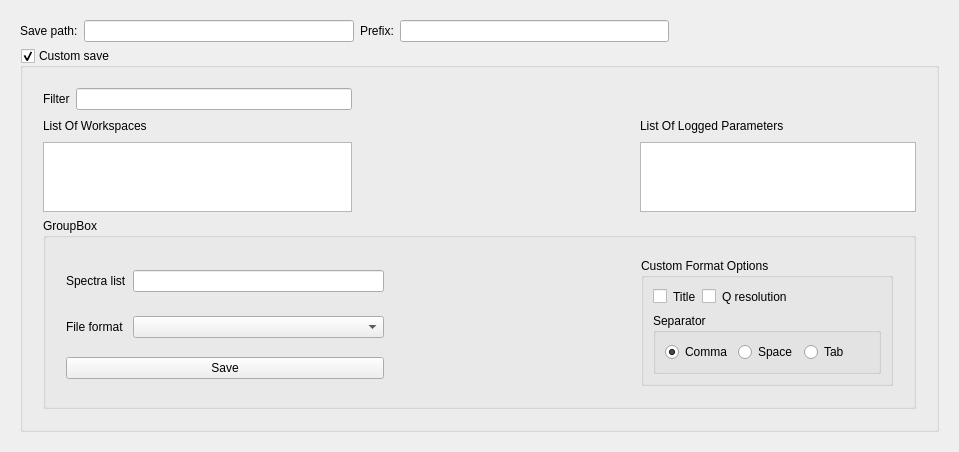
<?xml version="1.0" encoding="UTF-8"?>
<ui version="4.0">
 <class>ReflSaveTabWidget</class>
  <widget class="QWidget" name="ReflSaveTabWidget">
    <property name="geometry">
      <rect>
        <x>0</x>
        <y>0</y>
        <width>959</width>
        <height>346</height>
      </rect>
    </property>
    <property name="windowTitle">
      <string>Save ASCII</string>
    </property>
    <layout class="QVBoxLayout" name="verticalLayout">
      <property name="margin">
        <number>20</number>
      </property>
      <item>
        <layout class="QHBoxLayout" name="horizontalLayout">
          <item>
            <widget class="QLabel" name="pathLabel">
              <property name="text">
                <string>Save path:</string>
              </property>
            </widget>
          </item>
          <item>
            <widget class="QLineEdit" name="pathEdit"/>
          </item>
          <item>
            <widget class="QLabel" name="prefixLabel">
              <property name="text">
                <string>Prefix:</string>
              </property>
            </widget>
          </item>
          <item>
            <widget class="QLineEdit" name="prefixEdit"/>
          </item>
          <item>
            <spacer name="prefixSpacer">
              <property name="orientation">
                <enum>Qt::Horizontal</enum>
              </property>
              <property name="sizeHint" stdset="0">
                <size>
                  <width>20</width>
                  <height>20</height>
                </size>
              </property>
            </spacer>
          </item>
          </layout>
      </item>
      <item>
        <widget class="QGroupBox" name="customSaveGroup">
          <property name="title">
            <string>Custom save</string>
          </property>
          <property name="checkable">
            <bool>true</bool>
          </property>
          <layout class="QGridLayout" name="customSaveLayout">
            <property name="margin">
              <number>20</number>
            </property>
            <item row ="0" column="0">
            <widget class="QLabel" name="filterLabel">
              <property name="text">
                <string>Filter</string>
              </property>
            </widget>
            </item>
            <item row="0" column="1">
              <widget class="QLineEdit" name="filterEdit"/>
            </item>
            <item row="0" column="2">
              <spacer name="customSaveSpacer0">
                <property name="orientation">
                  <enum>Qt::Horizontal</enum>
                </property>
                <property name="sizeHint">
                  <size>
                    <width>20</width>
                    <height>20</height>
                  </size>
                </property>
              </spacer>
            </item>
            <item row ="1" column="0" colspan="2">
              <widget class="QLabel" name="listOfWorkspacesLabel">
                <property name="text">
                  <string>List Of Workspaces</string>
                </property>
              </widget>
            </item>
            <item row="1" column="2">
              <spacer name="customSaveSpacer1">
                <property name="orientation">
                  <enum>Qt::Horizontal</enum>
                </property>
                <property name="sizeHint">
                  <size>
                    <width>20</width>
                    <height>20</height>
                  </size>
                </property>
              </spacer>
            </item>
            <item row ="1" column="3">
              <widget class="QLabel" name="listOfLoggedParametersLabel">
                <property name="text">
                  <string>List Of Logged Parameters</string>
                </property>
              </widget>
            </item>
            <item row ="2" column="0" colspan="2">
              <widget class="QTextEdit" name="listOfWorkspacesEdit"/>
            </item>
            <item row="2" column="2">
              <spacer name="customSaveSpacer3">
                <property name="orientation">
                  <enum>Qt::Horizontal</enum>
                </property>
                <property name="sizeHint">
                  <size>
                    <width>20</width>
                    <height>20</height>
                  </size>
                </property>
              </spacer>
            </item>
            <item row ="2" column="3">
              <widget class="QTextEdit" name="listOfLoggedParametersEdit"/>
            </item>
            <item row="3" column="0" colspan="4">
              <widget class="QGroupBox" name="groupBoxGroup">
                <property name="title">
                  <string>GroupBox</string>
                </property>
                <layout class="QGridLayout" name="groupBoxLayout">
                  <property name="margin">
                    <number>20</number>
                  </property>
                  <item row ="0" column="0">
                    <widget class="QLabel" name="spectraListLabel">
                      <property name="text">
                        <string>Spectra list</string>
                      </property>
                    </widget>
                  </item>
                  <item row="0" column="1">
                    <widget class="QLineEdit" name="spectraListEdit"/>
                  </item>
                  <item row="0" column="2">
                    <spacer name="groupBoxSpacer0">
                      <property name="orientation">
                        <enum>Qt::Horizontal</enum>
                      </property>
                      <property name="sizeHint" stdset="0">
                        <size>
                          <width>20</width>
                          <height>20</height>
                        </size>
                      </property>
                    </spacer>
                  </item>        
                  <item row ="1" column="0">
                    <widget class="QLabel" name="fileFormatLabel">
                      <property name="text">
                        <string>File format</string>
                      </property>
                    </widget>
                  </item>
                  <item row="1" column="1">
                    <widget class="QComboBox" name="fileFormatComboBox"/>
                  </item>
                  <item row="1" column="2">
                    <spacer name="groupBoxSpacer1">
                      <property name="orientation">
                        <enum>Qt::Horizontal</enum>
                      </property>
                      <property name="sizeHint" stdset="0">
                        <size>
                          <width>20</width>
                          <height>20</height>
                        </size>
                      </property>
                    </spacer>
                  </item>  
                  <item row="2" column="0" colspan="2">
                    <widget class="QPushButton" name="saveButton">
                      <property name="text">
                        <string>Save</string>
                      </property>
                    </widget>
                  </item>
                  <item row="2" column="2">
                    <spacer name="groupBoxSpacer2">
                      <property name="orientation">
                        <enum>Qt::Horizontal</enum>
                      </property>
                      <property name="sizeHint" stdset="0">
                        <size>
                          <width>20</width>
                          <height>20</height>
                        </size>
                      </property>
                    </spacer>
                  </item>
                  <item row="0" column="3" rowspan="3">
                    <widget class="QGroupBox" name="customFormatOptionsGroup">
                      <property name="title">
                        <string>Custom Format Options</string>
                      </property>
                      <layout class="QGridLayout" name="customFormatOptionsLayout">
                        <item row="0" column="0">
                          <widget class="QCheckBox" name="titleCheckBox"/>
                        </item>
                        <item row="0" column="1">
                          <widget class="QLabel" name="titleLabel">
                            <property name="text">
                              <string>Title</string>
                            </property>
                          </widget>
                        </item>
                        <item row="0" column="2">
                          <widget class="QCheckBox" name="qResolutionCheckBox"/>
                        </item>
                        <item row="0" column="3">
                          <widget class="QLabel" name="qResolutionLabel">
                            <property name="text">
                              <string>Q resolution</string>
                            </property>
                          </widget>
                        </item>
                        <item row="0" column="4">
                          <spacer name="customFormatOptionsSpacer0">
                            <property name="orientation">
                              <enum>Qt::Horizontal</enum>
                            </property>
                            <property name="sizeHint" stdset="0">
                              <size>
                                <width>20</width>
                                <height>20</height>
                              </size>
                            </property>
                          </spacer>
                        </item>
                        <item row="1" column="0" colspan="5">
                          <widget class="QGroupBox" name="separatorGroup">
                            <property name="title">
                              <string>Separator</string>
                            </property>
                            <layout class="QGridLayout" name="separatorLayout">
                              <item row="0" column="0">
                                <widget class="QRadioButton" name="commaRadioButton">
                                  <property name="text">
                                    <string>Comma</string>
                                  </property>
                                  <property name="checked">
                                    <bool>true</bool>
                                  </property>
                                </widget>
                              </item>
                              <item row="0" column="1">
                                <widget class="QRadioButton" name="spaceRadioButton">
                                  <property name="text">
                                    <string>Space</string>
                                  </property>
                                </widget>
                              </item>
                              <item row="0" column="2">
                                <widget class="QRadioButton" name="tabRadioButton">
                                  <property name="text">
                                    <string>Tab</string>
                                  </property>
                                </widget>
                              </item>
                              <item row="0" column="3">
                                <spacer name="separatorSpacer0">
                                  <property name="orientation">
                                    <enum>Qt::Horizontal</enum>
                                  </property>
                                  <property name="sizeHint" stdset="0">
                                    <size>
                                      <width>20</width>
                                      <height>20</height>
                                    </size>
                                  </property>
                                </spacer>
                              </item>
                            </layout>
                          </widget>
                        </item>
                      </layout>
                    </widget>
                  </item>       
                </layout>
              </widget>
            </item>
          </layout>
        </widget>
      </item>
    </layout>
  </widget>
 <tabstops/>
 <customwidgets/>
 <resources/>
 <connections/>
</ui>
